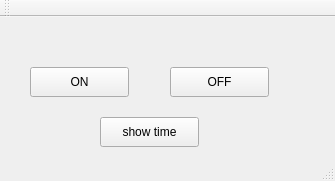
<?xml version="1.0" encoding="UTF-8"?>
<ui version="4.0">
 <class>MainWindow</class>
 <widget class="QMainWindow" name="MainWindow">
  <property name="geometry">
   <rect>
    <x>0</x>
    <y>0</y>
    <width>335</width>
    <height>181</height>
   </rect>
  </property>
  <property name="windowTitle">
   <string>MainWindow</string>
  </property>
  <widget class="QWidget" name="centralWidget">
   <widget class="QPushButton" name="ON">
    <property name="geometry">
     <rect>
      <x>30</x>
      <y>50</y>
      <width>99</width>
      <height>30</height>
     </rect>
    </property>
    <property name="text">
     <string>ON</string>
    </property>
   </widget>
   <widget class="QPushButton" name="OFF">
    <property name="geometry">
     <rect>
      <x>170</x>
      <y>50</y>
      <width>99</width>
      <height>30</height>
     </rect>
    </property>
    <property name="text">
     <string>OFF</string>
    </property>
   </widget>
   <widget class="QPushButton" name="ShowTime">
    <property name="geometry">
     <rect>
      <x>100</x>
      <y>100</y>
      <width>99</width>
      <height>30</height>
     </rect>
    </property>
    <property name="text">
     <string>show time</string>
    </property>
   </widget>
  </widget>
  <widget class="QMenuBar" name="menuBar">
   <property name="geometry">
    <rect>
     <x>0</x>
     <y>0</y>
     <width>335</width>
     <height>28</height>
    </rect>
   </property>
  </widget>
  <widget class="QToolBar" name="mainToolBar">
   <attribute name="toolBarArea">
    <enum>TopToolBarArea</enum>
   </attribute>
   <attribute name="toolBarBreak">
    <bool>false</bool>
   </attribute>
  </widget>
  <widget class="QStatusBar" name="statusBar"/>
 </widget>
 <layoutdefault spacing="6" margin="11"/>
 <resources/>
 <connections/>
</ui>
